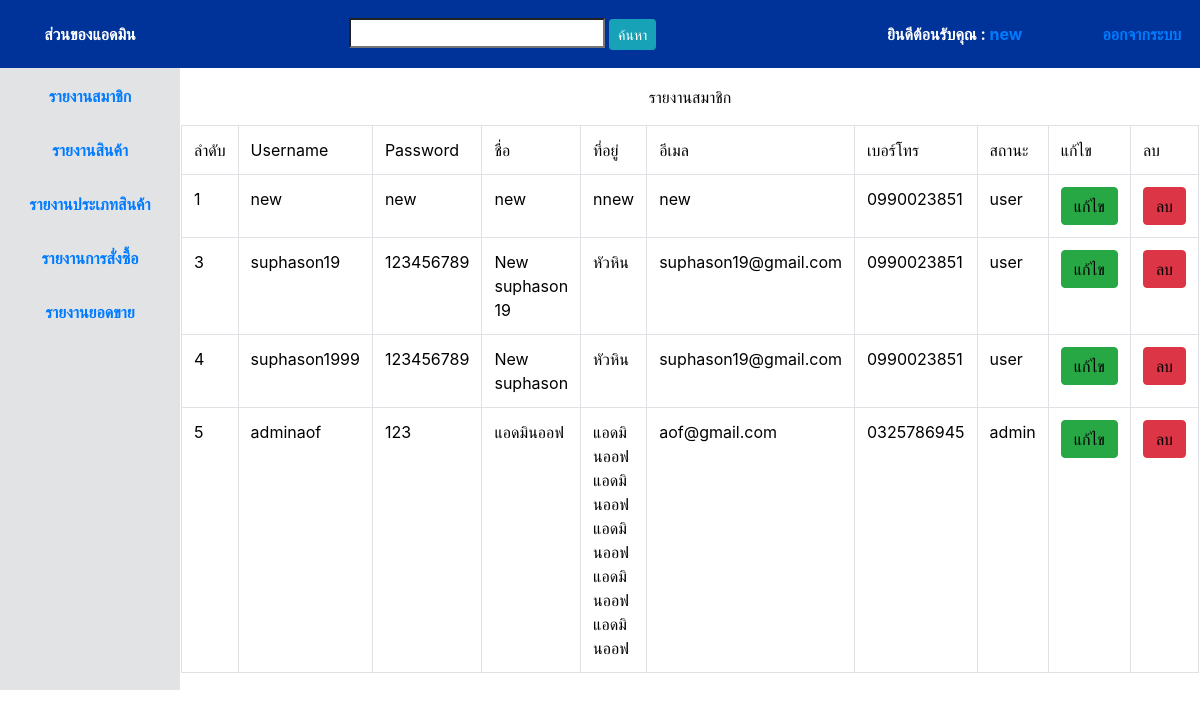
The app's page /indexadmin.php (signed in) with its own data.
### tables this page shows
CREATE TABLE `member` (
  `ID` int(3) NOT NULL,
  `username` varchar(50) NOT NULL,
  `password` varchar(50) NOT NULL,
  `name` varchar(50) NOT NULL,
  `address` varchar(50) NOT NULL,
  `email` varchar(50) NOT NULL,
  `phone` varchar(10) NOT NULL,
  `status` enum('user','admin') NOT NULL DEFAULT 'user'
);

### indexadmin.php (the view, shortened to what this page needs)
<?php
include('db.php');
$news= "SELECT *FROM member WHERE ID = '".$_SESSION["ID"]."' ";
$newq = mysqli_query($newc,$news);
$newr = mysqli_fetch_array($newq);
?>
<!DOCTYPE html>
<html lang="en">
<head>
    <link rel="stylesheet" href="css/bootstrap.css">
</head>
<body>
<body>
<table width="100%" border="0" >
<?php
  include('header.php');
  ?>
  <?php
  include('menu.php');
  ?>
    </table></th>
    <td colspan="3"valign="top">
    <table class=" table table-bordered" width="100%" >
    <center><font color="000000"> รายงานสมาชิก</font></center>
    <?php
    include('db.php');
    $news= "SELECT*FROM member WHERE name LIKE '%$keyword%' or username LIKE '%$keyword%' or address LIKE '%$keyword%' ";
    $newq = mysqli_query($newc,$news);
    ?>
    <tr>
    <td><font color="000000">ลำดับ</font></td>
    <td><font color="000000">Username</font></td>
    <td><font color="000000">Password</font></td>
    <td><font color="000000">ชื่อ</font></td>
    <td><font color="000000">ที่อยู่</font></td>
    <td><font color="000000">อีเมล</font></td>
    <td><font color="000000">เบอร์โทร</font></td>
    <td><font color="000000">สถานะ</font></td>
    <td><font color="000000">แก้ไข</font></td>
    <td><font color="000000">ลบ</font></td>
    </tr>
    <?php
    while ($newr=mysqli_fetch_array($newq))
    {
    ?>
    <tr>
    <td><font color="000000"><?php echo $newr["ID"];?></font></td>
    <td><font color="000000"><?php echo $newr["username"];?></font></td>
    <td><font color="000000"><?php echo $newr["password"];?></font></td>
    <td><font color="000000"><?php echo $newr["name"];?></font></td>
    <td><font color="000000"><?php echo $newr["address"];?></font></td>
    <td><font color="000000"><?php echo $newr["email"];?></font></td>
    <td><font color="000000"><?php echo $newr["phone"];?></font></td>
    <td><font color="000000"><?php echo $newr["status"];?></font></td>
    <td><a href="edituser.php?ID=<?php echo $newr["ID"];?>" class="btn btn-success"><font color="000000">แก้ไข</font></a></td>
    <td><a href="deleteuser.php?ID=<?php echo $newr["ID"];?>" class="btn btn-danger"><font color="000000">ลบ</font></a></td>
    <?php
    }
    ?>
    </tr>
    </table>
    </td>
  </tr>
</table>
</body>
</html>

### header.php (shortened to what this page needs)
<?php
 $keyword = null;
?>
<div id="h1">
<tr align="center" >
    <th width="15%" height="68" align="center" valign="middle"  bgcolor="#039" scope="col">ส่วนของแอดมิน</th>
    <th width="50%" align="right"  bgcolor="#039" scope="col"><form action="" method="post"> <input type="search" name="keyword" id=""> <input type="submit" value="ค้นหา" class="btn btn-info btn-sm"></form></th>
    <th width="20%" align="right"  bgcolor="#039" scope="col">ยินดีต้อนรับคุณ : <a href="edituser.php?ID=<?php echo $newr["ID"];?>"><?php echo $newr["name"];?></a></th>
    <th width="9%" align="right"  bgcolor="#039" scope="col"><a href="logout.php">ออกจากระบบ</a></th>
  </tr>
</div>

### indexadmin.php (style rules this page uses)
body,td,th { color: #FFFFFF; }

### records on screen
member: name "new", ID "1", username "new", password "new", address "nnew", email "new", phone "0990023851", status "user"
member: ID "3", username "suphason19", password "123456789", name "New suphason 19", address "หัวหิน", email "suphason19@gmail.com", phone "0990023851", status "user"
member: ID "4", username "suphason1999", password "123456789", name "New suphason", address "หัวหิน", email "suphason19@gmail.com", phone "0990023851", status "user"
member: ID "5", username "adminaof", password "123", name "แอดมินออฟ", address "แอดมินออฟแอดมินออฟแอดมินออฟแอดมินออฟแอดมินออฟ", email "aof@gmail.com", phone "0325786945", status "admin"
